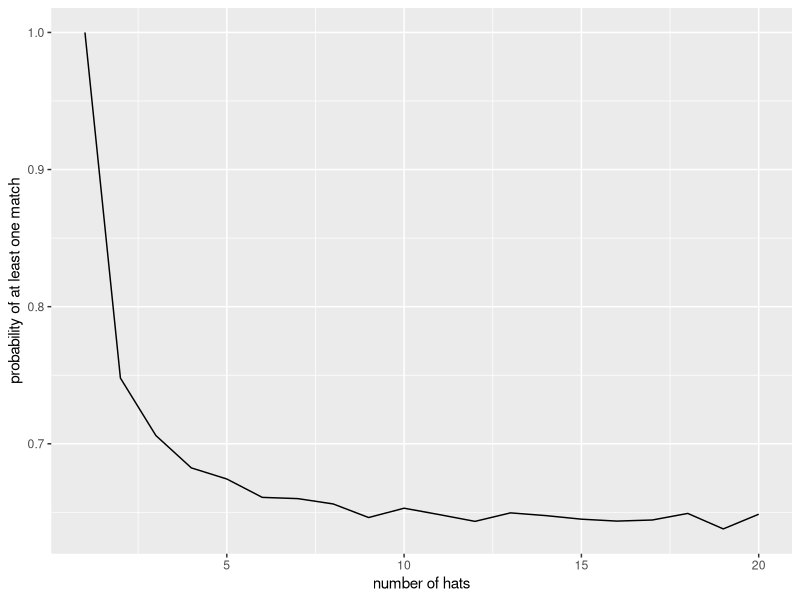
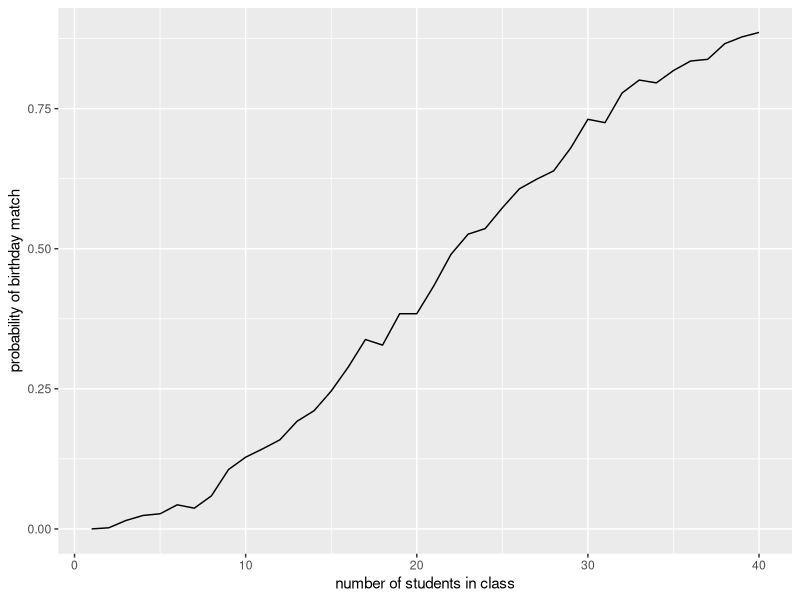
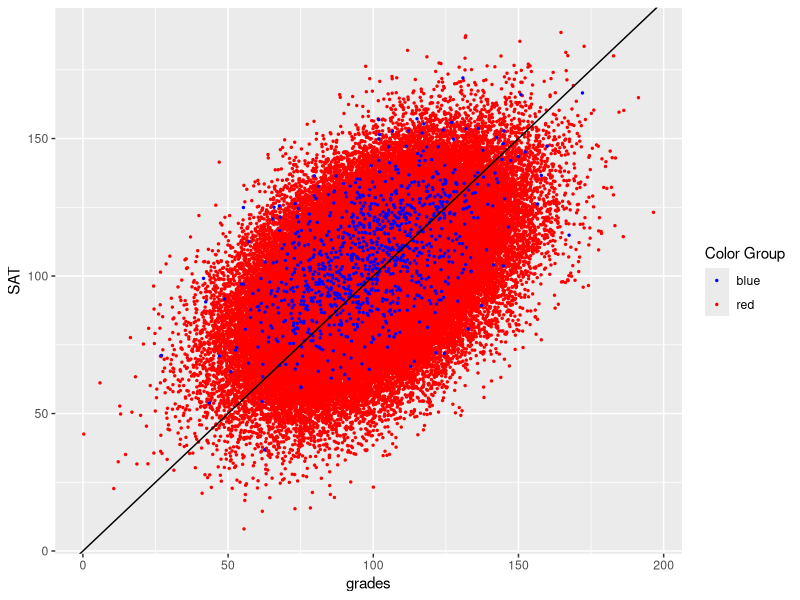
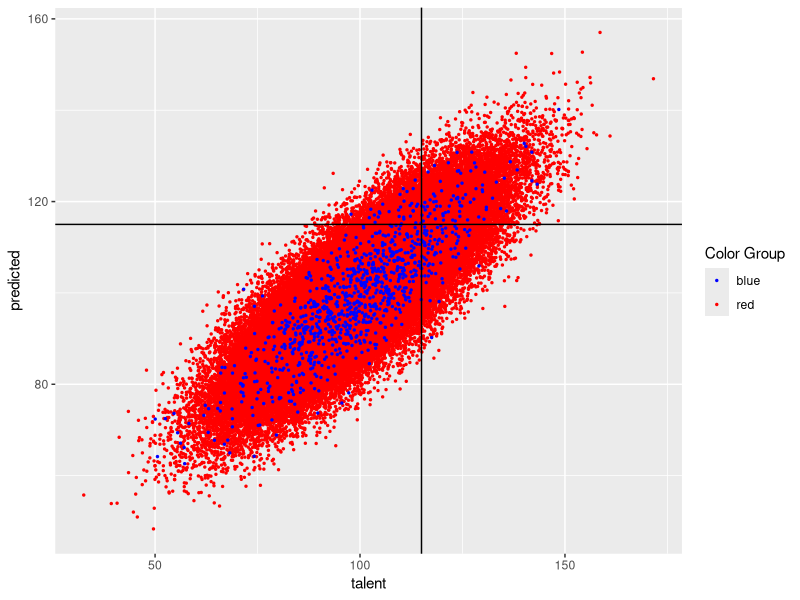
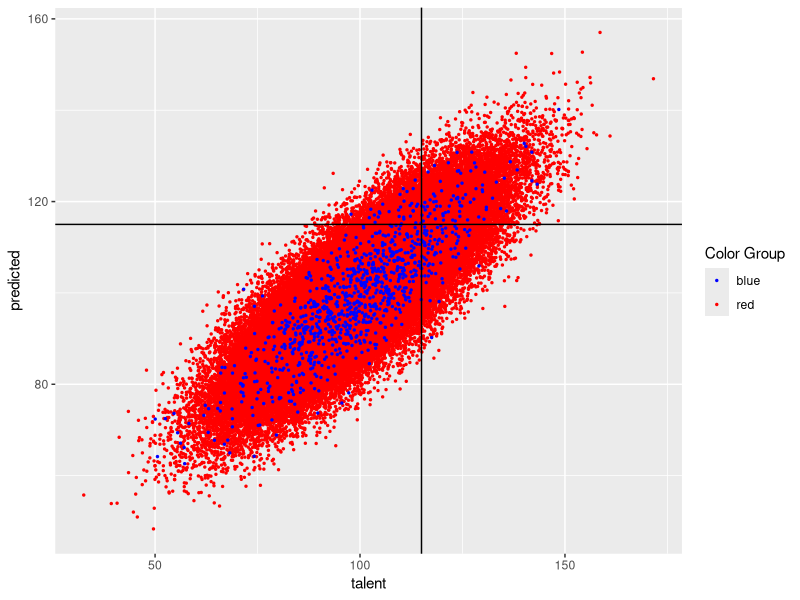
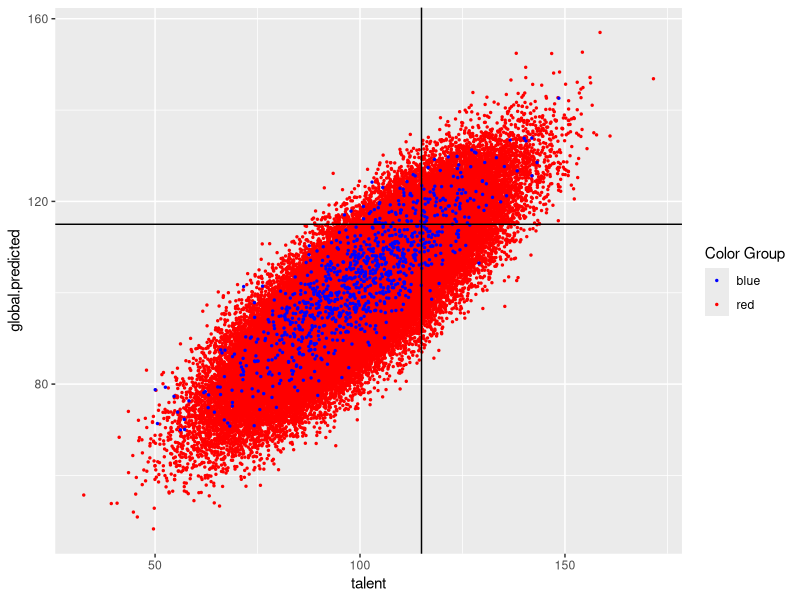

Source code (R) for these figures, in order:
## ---- chunk 1
#| echo: false
library(tidyverse)
## ---- chunk 2
data.frame(value = c(-2:2)) |>
  mutate(abs_value = ifelse(value >=0, value, -value))  # abs val
## ---- chunk 3
set.seed(4747)
diamonds |> select(carat, cut, color, price) |>
  sample_n(20) |>
  mutate(price_cat = case_when(
    price > 10000 ~ "expensive",
    price > 1500 ~ "medium", 
    TRUE ~ "inexpensive"))
## ---- chunk 4
set.seed(47)
alph <- letters[1:10]
alph

sample(alph, 5, replace = FALSE) # sample (from a population)

sample(alph, 5, replace = TRUE) # sample (from a population)

sample(alph, 10, replace = FALSE)  # shuffle

sample(alph, 10, replace = TRUE)  # resample
## ---- chunk 5
set.seed(4747)
runif(4, 0, 1) # random uniform numbers

set.seed(123)
runif(4, 0, 1) # random uniform numbers

set.seed(4747)
runif(4, 0, 1) # random uniform numbers
## ---- chunk 6
hats <- 1:10
hats
## ---- chunk 7
random_hats <- sample(hats, size = 10, replace = FALSE)

hats
random_hats
## ---- chunk 8
hats == random_hats

# TRUE is 1, FALSE is 0
sum(hats == random_hats)

# did at least one person get their hat?
sum(hats == random_hats) > 0
## ---- chunk 9
hats <- 1:10
random_hats <- sample(hats, size = 10, replace = TRUE)
sum(hats == random_hats) > 0
## ---- chunk 10
hat_match <- function(n){
  hats <- 1:n
  random_hats <- sample(hats, size = n, replace = TRUE)
  sum(hats == random_hats) > 0
}

hat_match(10)
hat_match(47)
## ---- chunk 11
map_lgl(1:10, ~hat_match(n = 10))

map_lgl(1:10, ~hat_match(n = 10)) |> 
  mean()
## ---- chunk 12
set.seed(4747)
num_iter <- 1000

map_lgl(1:num_iter, ~hat_match(n = 10)) |> 
  mean()
## ---- chunk 13
hat_match_prob <- function(n, reps){
  prob <- map_lgl(1:reps, ~hat_match(n = n)) |> 
    mean()
  return(data.frame(match_prob = prob, num_hats = n))
}

set.seed(47)
map(1:20, hat_match_prob, reps = num_iter) |> 
  list_rbind()
## ---- chunk 14
set.seed(47)
num_iter <- 10000
map(1:20, hat_match_prob, reps = num_iter) |> 
  list_rbind() |> 
  ggplot(aes(x = num_hats, y = match_prob)) + 
  geom_line() + 
  labs(y = "probability of at least one match",
       x = "number of hats")
## ---- chunk 15
set.seed(47)
class_birthdays <- sample(1:365, size=29, replace=TRUE)
class_birthdays 
## ---- chunk 16
duplicated(class_birthdays)
sum(duplicated(class_birthdays))
## ---- chunk 17
class_duplicates <- function(unicorn){
  class_birthdays <- sample(1:365, size = 29, replace = TRUE)
  num_duplicates <- sum(duplicated(class_birthdays))
  return(ifelse(num_duplicates > 0, 1, 0))
}

class_duplicates()
class_duplicates()
## ---- chunk 18
map_dbl(1:10, class_duplicates)
## ---- chunk 19
class_duplicates <- function(class_size){
  class_birthdays <- sample(1:365, size = class_size, replace = TRUE)
  num_duplicates <- sum(duplicated(class_birthdays))
  return(ifelse(num_duplicates > 0, 1, 0))
}

set.seed(47)
num_stud <- 29
map_dbl(1:10, ~class_duplicates(class_size = num_stud))

## ---- chunk 20
set.seed(47)
num_stud <- 29
num_class <- 1000
map_dbl(1:num_class, ~class_duplicates(class_size = num_stud)) |> 
  mean()
## ---- chunk 21
set.seed(47)
num_stud <- 29
num_class <- 100

birth_match_prob <- function(num_stud, reps){
  prob <- map_dbl(1:reps, ~class_duplicates(class_size = num_stud)) |> 
    mean()
  return(data.frame(match_prob = prob, num_stud = num_stud))
}

map(1:num_stud, birth_match_prob, reps = num_class) |> 
  list_rbind()

## ---- chunk 22
set.seed(123)
num_stud <- 40
num_class <- 1000

map(1:num_stud, birth_match_prob, reps = num_class) |> 
  list_rbind()  |> 
  ggplot(aes(x = num_stud, y = match_prob)) + 
  geom_line() + 
  labs(y = "probability of birthday match",
       x = "number of students in class")
## ---- chunk 23
set.seed(470)
n_obs <- 100000
n.red <- n_obs*0.99
n.blue <- n_obs*0.01
reds <- rnorm(n.red, mean = 100, sd = 15)
blues <- rnorm(n.blue, mean = 100, sd = 15)

red.sat <- reds + rnorm(n.red, mean = 0, sd = 15)
blue.sat <- blues + 
    pmax(rnorm(n.blue, mean = 0, sd = 15),
         rnorm(n.blue, mean = 0, sd = 15))

red.grade <- reds + rnorm(n.red, mean = 0, sd = 15)
blue.grade <- blues + rnorm(n.blue, mean = 0, sd = 15)

college.data <- data.frame(talent = c(reds, blues),
                           SAT = c(red.sat, blue.sat),
                           grades = c(red.grade, blue.grade),
                           color = c(rep("red", n.red), rep("blue", n.blue)))

ggplot(college.data, aes(x = grades, y = SAT, color = color)) +
  geom_point(size = 0.5) +
  scale_color_identity(name = "Color Group",
                       guide = "legend") +
  geom_abline(intercept = 0, slope = 1)
  
## ---- chunk 24
red.lm = college.data |>
  dplyr::filter(color == "red") %>%
  lm(talent ~ SAT + grades, data = .)

blue.lm = college.data |>
  dplyr::filter(color == "blue") %>%
  lm(talent ~ SAT + grades, data = .)
## ---- chunk 25
red.lm |> broom::tidy()
## ---- chunk 26
blue.lm |> broom::tidy()
## ---- chunk 27
set.seed(4747)
new.reds <- rnorm(n.red, mean = 100, sd = 15)
new.blues <- rnorm(n.blue, mean = 100, sd = 15)

new.red.sat <- new.reds + rnorm(n.red, mean = 0, sd = 15)
new.blue.sat <- new.blues + 
    pmax(rnorm(n.blue, mean = 0, sd = 15),
         rnorm(n.blue, mean = 0, sd = 15))

new.red.grade <- new.reds + rnorm(n.red, mean = 0, sd = 15)
new.blue.grade <- new.blues + rnorm(n.blue, mean = 0, sd = 15)

new.college.data <- data.frame(talent = c(new.reds, new.blues),
                           SAT = c(new.red.sat, new.blue.sat),
                           grades = c(new.red.grade, new.blue.grade),
                           color = c(rep("red", n.red), rep("blue", n.blue)))


new.red.pred <- new.college.data |>
  filter(color == "red") %>%
  predict.lm(red.lm, newdata = .)

new.blue.pred <- new.college.data |>
  filter(color == "blue") %>%
  predict.lm(blue.lm, newdata = .)

new.college.data <- new.college.data |> 
  cbind(predicted = c(new.red.pred, new.blue.pred))

ggplot(new.college.data, aes(x = talent, y = predicted, color = color)) + 
  geom_point(size = 0.5) + 
  geom_hline(yintercept = 115) + 
  geom_vline(xintercept = 115) +
  scale_color_identity(name = "Color Group",
                       guide = "legend")
## ---- chunk 28
ggplot(new.college.data, aes(x = talent, y = predicted, color = color)) + 
  geom_point(size = 0.5) + 
  geom_hline(yintercept = 115) + 
  geom_vline(xintercept = 115) +
  scale_color_identity(name = "Color Group",
                       guide = "legend")
## ---- chunk 29
new.college.data <- new.college.data |> 
  mutate(fp = ifelse(talent < 115 & predicted > 115, 1, 0),
         tp = ifelse(talent > 115 & predicted > 115, 1, 0),
         fn = ifelse(talent > 115 & predicted < 115, 1, 0),
         tn = ifelse(talent < 115 & predicted < 115, 1, 0))

error.rates <- new.college.data |> group_by(color) |>
  summarize(tpr = sum(tp) / (sum(tp) + sum(fn)),
            fpr = sum(fp) / (sum(fp) + sum(tn)),
            fnr = sum(fn) / (sum(fn) + sum(tp)),
            #fdr = sum(fp) / (sum(fp) + sum(tp)),
            error = (sum(fp) + sum(fn)) / (sum(fp) + sum(tp) + sum(fn) + sum(tn) ))

error.rates
## ---- chunk 30
global.lm = college.data %>%
  lm(talent ~ SAT + grades, data = .)

global.lm |> broom::tidy()
## ---- chunk 31
new.pred <- new.college.data %>%
  predict.lm(global.lm, newdata = .)

new.college.data <- new.college.data |> 
  cbind(global.predicted = new.pred)

ggplot(new.college.data, aes(x = talent, 
                             y = global.predicted, 
                             color = color)) + 
  geom_point(size = 0.5) + 
  geom_hline(yintercept = 115) + 
  geom_vline(xintercept = 115) +
  scale_color_identity(name = "Color Group",
                       guide = "legend")
## ---- chunk 32
new.college.data.glb <- new.college.data |> 
  mutate(fp = ifelse(talent < 115 & global.predicted > 115, 1, 0),
         tp = ifelse(talent > 115 & global.predicted > 115, 1, 0),
         fn = ifelse(talent > 115 & global.predicted < 115, 1, 0),
         tn = ifelse(talent < 115 & global.predicted < 115, 1, 0))

error.rates <- new.college.data.glb |> group_by(color) |>
  summarize(tpr = sum(tp) / (sum(tp) + sum(fn)),
            fpr = sum(fp) / (sum(fp) + sum(tn)),
            fnr = sum(fn) / (sum(fn) + sum(tp)),
            #fdr = sum(fp) / (sum(fp) + sum(tp)),
            error = (sum(fp) + sum(fn)) / (sum(fp) + sum(tp) + sum(fn) + sum(tn) ))

error.rates
## ---- chunk 33
new.college.data.2mod <- new.college.data |> 
  mutate(fp = ifelse(talent < 115 & predicted > 115, 1, 0),
         tp = ifelse(talent > 115 & predicted > 115, 1, 0),
         fn = ifelse(talent > 115 & predicted < 115, 1, 0),
         tn = ifelse(talent < 115 & predicted < 115, 1, 0))

error.rates <- new.college.data.2mod |> group_by(color) |>
  summarize(tpr = sum(tp) / (sum(tp) + sum(fn)),
            fpr = sum(fp) / (sum(fp) + sum(tn)),
            fnr = sum(fn) / (sum(fn) + sum(tp)),
            #fdr = sum(fp) / (sum(fp) + sum(tp)),
            error = (sum(fp) + sum(fn)) / (sum(fp) + sum(tp) + sum(fn) + sum(tn) ))

error.rates
